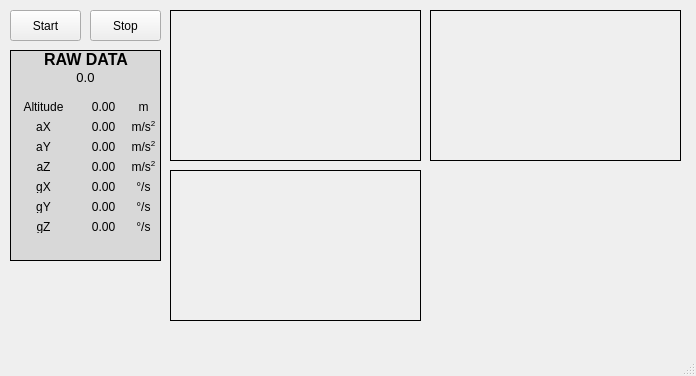
<?xml version="1.0" encoding="UTF-8"?>
<ui version="4.0">
 <class>MainWindow</class>
 <widget class="QMainWindow" name="MainWindow">
  <property name="geometry">
   <rect>
    <x>0</x>
    <y>0</y>
    <width>696</width>
    <height>376</height>
   </rect>
  </property>
  <property name="windowTitle">
   <string>Land Computer</string>
  </property>
  <widget class="QWidget" name="centralwidget">
   <widget class="QFrame" name="dataFrame">
    <property name="geometry">
     <rect>
      <x>10</x>
      <y>50</y>
      <width>151</width>
      <height>211</height>
     </rect>
    </property>
    <property name="autoFillBackground">
     <bool>false</bool>
    </property>
    <property name="styleSheet">
     <string notr="true">.QFrame {background-color: rgb(216, 216, 216); border: 1px solid black}</string>
    </property>
    <property name="frameShape">
     <enum>QFrame::StyledPanel</enum>
    </property>
    <property name="frameShadow">
     <enum>QFrame::Raised</enum>
    </property>
    <widget class="QLabel" name="lblTitle">
     <property name="geometry">
      <rect>
       <x>30</x>
       <y>0</y>
       <width>92</width>
       <height>19</height>
      </rect>
     </property>
     <property name="styleSheet">
      <string notr="true">font-weight: bold; font-size: 12pt</string>
     </property>
     <property name="text">
      <string>RAW DATA</string>
     </property>
     <property name="alignment">
      <set>Qt::AlignCenter</set>
     </property>
    </widget>
    <widget class="QLabel" name="lblAlt">
     <property name="geometry">
      <rect>
       <x>10</x>
       <y>50</y>
       <width>47</width>
       <height>13</height>
      </rect>
     </property>
     <property name="styleSheet">
      <string notr="true"/>
     </property>
     <property name="text">
      <string>Altitude</string>
     </property>
     <property name="alignment">
      <set>Qt::AlignCenter</set>
     </property>
    </widget>
    <widget class="QLabel" name="lblAltData">
     <property name="geometry">
      <rect>
       <x>70</x>
       <y>50</y>
       <width>47</width>
       <height>13</height>
      </rect>
     </property>
     <property name="text">
      <string>0.00</string>
     </property>
     <property name="alignment">
      <set>Qt::AlignCenter</set>
     </property>
    </widget>
    <widget class="QLabel" name="lblTimerData">
     <property name="geometry">
      <rect>
       <x>40</x>
       <y>20</y>
       <width>71</width>
       <height>16</height>
      </rect>
     </property>
     <property name="styleSheet">
      <string notr="true">font-size: 10pt</string>
     </property>
     <property name="text">
      <string>0.0</string>
     </property>
     <property name="alignment">
      <set>Qt::AlignHCenter|Qt::AlignTop</set>
     </property>
    </widget>
    <widget class="QLabel" name="lblAltUnit">
     <property name="geometry">
      <rect>
       <x>110</x>
       <y>50</y>
       <width>47</width>
       <height>13</height>
      </rect>
     </property>
     <property name="text">
      <string>m</string>
     </property>
     <property name="alignment">
      <set>Qt::AlignCenter</set>
     </property>
    </widget>
    <widget class="QLabel" name="lblAX">
     <property name="geometry">
      <rect>
       <x>10</x>
       <y>70</y>
       <width>47</width>
       <height>13</height>
      </rect>
     </property>
     <property name="styleSheet">
      <string notr="true"/>
     </property>
     <property name="text">
      <string>aX</string>
     </property>
     <property name="alignment">
      <set>Qt::AlignCenter</set>
     </property>
    </widget>
    <widget class="QLabel" name="lblAY">
     <property name="geometry">
      <rect>
       <x>10</x>
       <y>90</y>
       <width>47</width>
       <height>13</height>
      </rect>
     </property>
     <property name="styleSheet">
      <string notr="true"/>
     </property>
     <property name="text">
      <string>aY</string>
     </property>
     <property name="alignment">
      <set>Qt::AlignCenter</set>
     </property>
    </widget>
    <widget class="QLabel" name="lblAZ">
     <property name="geometry">
      <rect>
       <x>10</x>
       <y>110</y>
       <width>47</width>
       <height>13</height>
      </rect>
     </property>
     <property name="styleSheet">
      <string notr="true"/>
     </property>
     <property name="text">
      <string>aZ</string>
     </property>
     <property name="alignment">
      <set>Qt::AlignCenter</set>
     </property>
    </widget>
    <widget class="QLabel" name="lblAXUnit">
     <property name="geometry">
      <rect>
       <x>110</x>
       <y>70</y>
       <width>47</width>
       <height>13</height>
      </rect>
     </property>
     <property name="text">
      <string>m/s&lt;sup&gt;2&lt;/sup&gt;</string>
     </property>
     <property name="alignment">
      <set>Qt::AlignCenter</set>
     </property>
    </widget>
    <widget class="QLabel" name="lblAXData">
     <property name="geometry">
      <rect>
       <x>70</x>
       <y>70</y>
       <width>47</width>
       <height>13</height>
      </rect>
     </property>
     <property name="text">
      <string>0.00</string>
     </property>
     <property name="alignment">
      <set>Qt::AlignCenter</set>
     </property>
    </widget>
    <widget class="QLabel" name="lblAYUnit">
     <property name="geometry">
      <rect>
       <x>110</x>
       <y>90</y>
       <width>47</width>
       <height>13</height>
      </rect>
     </property>
     <property name="text">
      <string>m/s&lt;sup&gt;2&lt;/sup&gt;</string>
     </property>
     <property name="alignment">
      <set>Qt::AlignCenter</set>
     </property>
    </widget>
    <widget class="QLabel" name="lblAYData">
     <property name="geometry">
      <rect>
       <x>70</x>
       <y>90</y>
       <width>47</width>
       <height>13</height>
      </rect>
     </property>
     <property name="text">
      <string>0.00</string>
     </property>
     <property name="alignment">
      <set>Qt::AlignCenter</set>
     </property>
    </widget>
    <widget class="QLabel" name="lblAZUnit">
     <property name="geometry">
      <rect>
       <x>110</x>
       <y>110</y>
       <width>47</width>
       <height>13</height>
      </rect>
     </property>
     <property name="text">
      <string>m/s&lt;sup&gt;2&lt;/sup&gt;</string>
     </property>
     <property name="alignment">
      <set>Qt::AlignCenter</set>
     </property>
    </widget>
    <widget class="QLabel" name="lblAZData">
     <property name="geometry">
      <rect>
       <x>70</x>
       <y>110</y>
       <width>47</width>
       <height>13</height>
      </rect>
     </property>
     <property name="text">
      <string>0.00</string>
     </property>
     <property name="alignment">
      <set>Qt::AlignCenter</set>
     </property>
    </widget>
    <widget class="QLabel" name="lblGXUnit">
     <property name="geometry">
      <rect>
       <x>110</x>
       <y>130</y>
       <width>47</width>
       <height>13</height>
      </rect>
     </property>
     <property name="text">
      <string>°/s</string>
     </property>
     <property name="alignment">
      <set>Qt::AlignCenter</set>
     </property>
    </widget>
    <widget class="QLabel" name="lblGXData">
     <property name="geometry">
      <rect>
       <x>70</x>
       <y>130</y>
       <width>47</width>
       <height>13</height>
      </rect>
     </property>
     <property name="text">
      <string>0.00</string>
     </property>
     <property name="alignment">
      <set>Qt::AlignCenter</set>
     </property>
    </widget>
    <widget class="QLabel" name="lblGX">
     <property name="geometry">
      <rect>
       <x>10</x>
       <y>130</y>
       <width>47</width>
       <height>13</height>
      </rect>
     </property>
     <property name="styleSheet">
      <string notr="true"/>
     </property>
     <property name="text">
      <string>gX</string>
     </property>
     <property name="alignment">
      <set>Qt::AlignCenter</set>
     </property>
    </widget>
    <widget class="QLabel" name="lblGY">
     <property name="geometry">
      <rect>
       <x>10</x>
       <y>150</y>
       <width>47</width>
       <height>13</height>
      </rect>
     </property>
     <property name="styleSheet">
      <string notr="true"/>
     </property>
     <property name="text">
      <string>gY</string>
     </property>
     <property name="alignment">
      <set>Qt::AlignCenter</set>
     </property>
    </widget>
    <widget class="QLabel" name="lblGZ">
     <property name="geometry">
      <rect>
       <x>10</x>
       <y>170</y>
       <width>47</width>
       <height>13</height>
      </rect>
     </property>
     <property name="styleSheet">
      <string notr="true"/>
     </property>
     <property name="text">
      <string>gZ</string>
     </property>
     <property name="alignment">
      <set>Qt::AlignCenter</set>
     </property>
    </widget>
    <widget class="QLabel" name="lblGZUnit">
     <property name="geometry">
      <rect>
       <x>110</x>
       <y>170</y>
       <width>47</width>
       <height>13</height>
      </rect>
     </property>
     <property name="text">
      <string>°/s</string>
     </property>
     <property name="alignment">
      <set>Qt::AlignCenter</set>
     </property>
    </widget>
    <widget class="QLabel" name="lblGYData">
     <property name="geometry">
      <rect>
       <x>70</x>
       <y>150</y>
       <width>47</width>
       <height>13</height>
      </rect>
     </property>
     <property name="text">
      <string>0.00</string>
     </property>
     <property name="alignment">
      <set>Qt::AlignCenter</set>
     </property>
    </widget>
    <widget class="QLabel" name="lblGYUnit">
     <property name="geometry">
      <rect>
       <x>110</x>
       <y>150</y>
       <width>47</width>
       <height>13</height>
      </rect>
     </property>
     <property name="text">
      <string>°/s</string>
     </property>
     <property name="alignment">
      <set>Qt::AlignCenter</set>
     </property>
    </widget>
    <widget class="QLabel" name="lblGZData">
     <property name="geometry">
      <rect>
       <x>70</x>
       <y>170</y>
       <width>47</width>
       <height>13</height>
      </rect>
     </property>
     <property name="text">
      <string>0.00</string>
     </property>
     <property name="alignment">
      <set>Qt::AlignCenter</set>
     </property>
    </widget>
   </widget>
   <widget class="PlotWidget" name="grphAlt" native="true">
    <property name="geometry">
     <rect>
      <x>170</x>
      <y>10</y>
      <width>251</width>
      <height>151</height>
     </rect>
    </property>
    <property name="styleSheet">
     <string notr="true">border: 1px solid black</string>
    </property>
   </widget>
   <widget class="QPushButton" name="btnStart">
    <property name="geometry">
     <rect>
      <x>10</x>
      <y>10</y>
      <width>71</width>
      <height>31</height>
     </rect>
    </property>
    <property name="text">
     <string>Start</string>
    </property>
   </widget>
   <widget class="QPushButton" name="btnStart_2">
    <property name="geometry">
     <rect>
      <x>90</x>
      <y>10</y>
      <width>71</width>
      <height>31</height>
     </rect>
    </property>
    <property name="text">
     <string>Stop</string>
    </property>
   </widget>
   <widget class="PlotWidget" name="grphAcc" native="true">
    <property name="geometry">
     <rect>
      <x>430</x>
      <y>10</y>
      <width>251</width>
      <height>151</height>
     </rect>
    </property>
    <property name="styleSheet">
     <string notr="true">border: 1px solid black</string>
    </property>
   </widget>
   <widget class="PlotWidget" name="grphGyro" native="true">
    <property name="geometry">
     <rect>
      <x>170</x>
      <y>170</y>
      <width>251</width>
      <height>151</height>
     </rect>
    </property>
    <property name="styleSheet">
     <string notr="true">border: 1px solid black</string>
    </property>
   </widget>
  </widget>
  <widget class="QMenuBar" name="menubar">
   <property name="geometry">
    <rect>
     <x>0</x>
     <y>0</y>
     <width>696</width>
     <height>21</height>
    </rect>
   </property>
  </widget>
  <widget class="QStatusBar" name="statusbar"/>
 </widget>
 <customwidgets>
  <customwidget>
   <class>PlotWidget</class>
   <extends>QWidget</extends>
   <header>pyqtgraph</header>
   <container>1</container>
  </customwidget>
 </customwidgets>
 <resources/>
 <connections/>
</ui>
